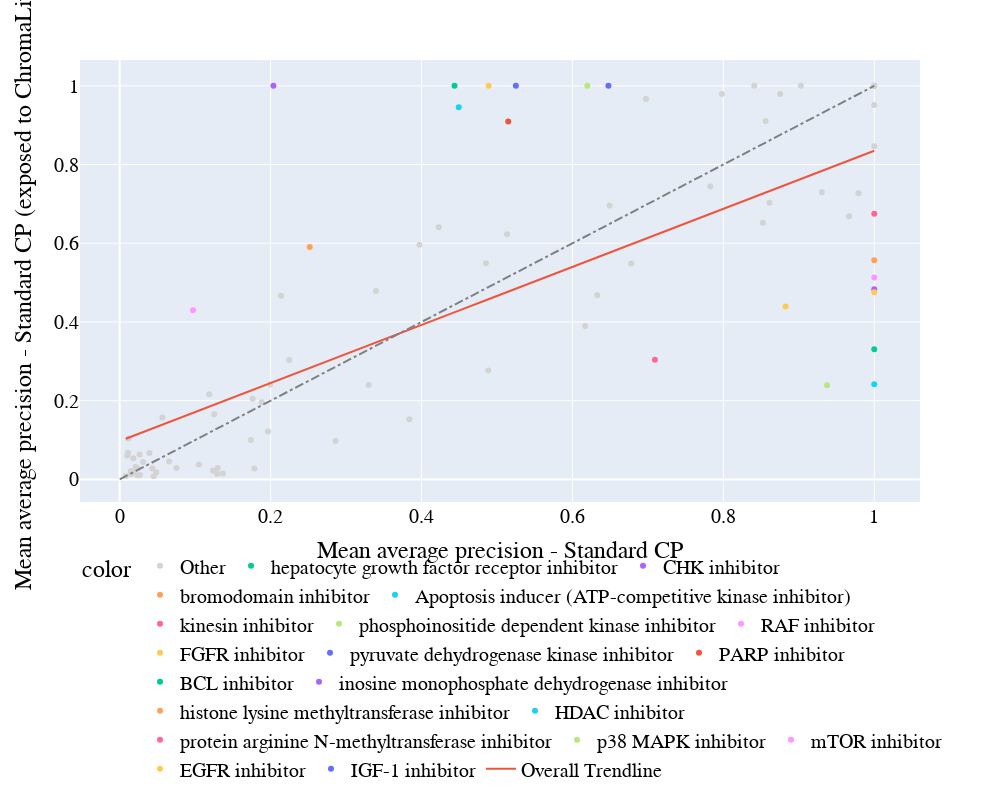

The cell this chart's notebook holds for it:
### Markdown cell above
### Plot with trendline

### Code cell
scatter_plot_comparison_colorblack_trendline(df_treatment, col1='Standard CP', col2='Standard CP (exposed to ChromaLive)')

### Figure 1 — Plotly figure (JSON) as saved in the notebook; plotly's stock layout.template omitted (floating-point values rounded to 4 significant figures)
{"data": [{"hovertemplate": "<b>%{hovertext}</b><br><br>color=Other<br>Mean average precision - Standard CP=%{x}<br>Mean average precision - Standard CP (exposed to ChromaLive)=%{y}<extra></extra>", "hovertext": ["tumor necrosis factor production inhibitor", "antihistamine", "acetylcholine receptor antagonist", "pyruvate dehydrogenase kinase inhibitor", "protein tyrosine kinase inhibitor", "antihistamine", "glycogen synthase kinase inhibitor", "histone lysine methyltransferase inhibitor", "tumor necrosis factor production inhibitor", "inosine monophosphate dehydrogenase inhibitor", "CDC inhibitor", "PARP inhibitor", "ubiquitin specific protease inhibitor", "glycogen synthase kinase inhibitor", "JAK inhibitor", "hepatocyte growth factor receptor inhibitor", "bromodomain inhibitor", "MEK inhibitor", "Aurora kinase inhibitor", "LXR agonist", "phospholipase inhibitor", "IGF-1 inhibitor", "tricyclic antidepressant", "histone lysine demethylase inhibitor", "phosphodiesterase inhibitor", "beta-catenin inhibitor", "JNK inhibitor", "LXR agonist", "DNA inhibitor", "Bcr-Abl kinase inhibitor", "AMPK inhibitor", "phospholipase inhibitor", "Aurora kinase inhibitor", "JAK inhibitor", "tricyclic antidepressant", "MEK inhibitor", "HDAC inhibitor", "BCL inhibitor", "phosphodiesterase inhibitor", "kinesin inhibitor", "CDK inhibitor", "CDC inhibitor", "RAF inhibitor", "protein tyrosine kinase inhibitor", "MAP kinase inhibitor", "ER stressor (SERCA inhibitor)", "Apoptosis inducer (transcription inhibitor)", "phosphoinositide dependent kinase inhibitor", "DNA inhibitor", "smoothened receptor agonist", "JNK inhibitor", "CHK inhibitor", "EGFR inhibitor", "androgen receptor modulator", "HMGCR inhibitor", "acetylcholine receptor antagonist", "HMGCR inhibitor", "protein arginine N-methyltransferase inhibitor", "Bcr-Abl kinase inhibitor", "MAP kinase inhibitor", "p38 MAPK inhibitor", "ubiquitin specific protease inhibitor", "beta-catenin inhibitor", "CDK inhibitor", "histone lysine demethylase inhibitor", "hypoxia inducible factor inhibitor", "androgen receptor modulator", "mTOR inhibitor", "smoothened receptor agonist", "hypoxia inducible factor inhibitor"], "legendgroup": "Other", "marker": {"color": "lightgrey", "symbol": "circle"}, "mode": "markers", "name": "Other", "orientation": "v", "showlegend": true, "type": "scatter", "x": [0.07519, 0.02338, 0.04336, 0.1254, 0.1738, 0.02117, 0.6975, 0.01549, 0.02384, 1, 1, 0.0269, 0.1236, 1, 0.1365, 0.04841, 1, 0.1993, 0.8753, 1, 0.01009, 0.9028, 0.01108, 0.06557, 0.1048, 0.01472, 0.01166, 0.3302, 0.04503, 0.8611, 0.1882, 0.9306, 0.4852, 0.1763, 0.01758, 0.6494, 0.5134, 0.4885, 0.008033, 0.6329, 0.7826, 0.1299, 0.9792, 0.03105, 0.01564, 1, 0.6779, 0.8561, 0.2139, 0.2248, 0.01541, 0.8524, 0.0565, 0.01817, 0.1291, 0.03949, 0.01502, 0.1965, 0.3972, 0.3397, 0.2862, 0.1187, 0.9667, 0.4227, 0.798, 0.02632, 0.1785, 0.8409, 0.3839, 0.6169], "xaxis": "x", "y": [0.02884, 0.0105, 0.02775, 0.1653, 0.1002, 0.03173, 0.9667, 0.01959, 0.02832, 1, 1, 0.01139, 0.02226, 0.8468, 0.0153, 0.01792, 1, 0.2409, 0.9792, 1, 0.06049, 1, 0.06782, 0.04519, 0.03807, 0.02088, 0.104, 0.2396, 0.008261, 0.7028, 0.1962, 0.7298, 0.5494, 0.2052, 0.01861, 0.6961, 0.6228, 0.2769, 0.008682, 0.4677, 0.7444, 0.02928, 0.7269, 0.04417, 0.01681, 0.9514, 0.5489, 0.9107, 0.4667, 0.3032, 0.01935, 0.6519, 0.1576, 0.05366, 0.01376, 0.06735, 0.01331, 0.1216, 0.5965, 0.479, 0.09753, 0.2164, 0.6686, 0.6406, 0.9792, 0.06334, 0.0274, 1, 0.1531, 0.3901], "yaxis": "y"}, {"hovertemplate": "<b>%{hovertext}</b><br><br>color=hepatocyte growth factor receptor inhibitor<br>Mean average precision - Standard CP=%{x}<br>Mean average precision - Standard CP (exposed to ChromaLive)=%{y}<extra></extra>", "hovertext": ["hepatocyte growth factor receptor inhibitor"], "legendgroup": "hepatocyte growth factor receptor inhibitor", "marker": {"color": "#00cc96", "symbol": "circle"}, "mode": "markers", "name": "hepatocyte growth factor receptor inhibitor", "orientation": "v", "showlegend": true, "type": "scatter", "x": [0.4438], "xaxis": "x", "y": [1], "yaxis": "y"}, {"hovertemplate": "<b>%{hovertext}</b><br><br>color=CHK inhibitor<br>Mean average precision - Standard CP=%{x}<br>Mean average precision - Standard CP (exposed to ChromaLive)=%{y}<extra></extra>", "hovertext": ["CHK inhibitor"], "legendgroup": "CHK inhibitor", "marker": {"color": "#ab63fa", "symbol": "circle"}, "mode": "markers", "name": "CHK inhibitor", "orientation": "v", "showlegend": true, "type": "scatter", "x": [1], "xaxis": "x", "y": [0.483], "yaxis": "y"}, {"hovertemplate": "<b>%{hovertext}</b><br><br>color=bromodomain inhibitor<br>Mean average precision - Standard CP=%{x}<br>Mean average precision - Standard CP (exposed to ChromaLive)=%{y}<extra></extra>", "hovertext": ["bromodomain inhibitor"], "legendgroup": "bromodomain inhibitor", "marker": {"color": "#FFA15A", "symbol": "circle"}, "mode": "markers", "name": "bromodomain inhibitor", "orientation": "v", "showlegend": true, "type": "scatter", "x": [0.2519], "xaxis": "x", "y": [0.5904], "yaxis": "y"}, {"hovertemplate": "<b>%{hovertext}</b><br><br>color=Apoptosis inducer (ATP-competitive kinase inhibitor)<br>Mean average precision - Standard CP=%{x}<br>Mean average precision - Standard CP (exposed to ChromaLive)=%{y}<extra></extra>", "hovertext": ["Apoptosis inducer (ATP-competitive kinase inhibitor)"], "legendgroup": "Apoptosis inducer (ATP-competitive kinase inhibitor)", "marker": {"color": "#19d3f3", "symbol": "circle"}, "mode": "markers", "name": "Apoptosis inducer (ATP-competitive kinase inhibitor)", "orientation": "v", "showlegend": true, "type": "scatter", "x": [1], "xaxis": "x", "y": [0.242], "yaxis": "y"}, {"hovertemplate": "<b>%{hovertext}</b><br><br>color=kinesin inhibitor<br>Mean average precision - Standard CP=%{x}<br>Mean average precision - Standard CP (exposed to ChromaLive)=%{y}<extra></extra>", "hovertext": ["kinesin inhibitor"], "legendgroup": "kinesin inhibitor", "marker": {"color": "#FF6692", "symbol": "circle"}, "mode": "markers", "name": "kinesin inhibitor", "orientation": "v", "showlegend": true, "type": "scatter", "x": [1], "xaxis": "x", "y": [0.6748], "yaxis": "y"}, {"hovertemplate": "<b>%{hovertext}</b><br><br>color=phosphoinositide dependent kinase inhibitor<br>Mean average precision - Standard CP=%{x}<br>Mean average precision - Standard CP (exposed to ChromaLive)=%{y}<extra></extra>", "hovertext": ["phosphoinositide dependent kinase inhibitor"], "legendgroup": "phosphoinositide dependent kinase inhibitor", "marker": {"color": "#B6E880", "symbol": "circle"}, "mode": "markers", "name": "phosphoinositide dependent kinase inhibitor", "orientation": "v", "showlegend": true, "type": "scatter", "x": [0.6198], "xaxis": "x", "y": [1], "yaxis": "y"}, {"hovertemplate": "<b>%{hovertext}</b><br><br>color=RAF inhibitor<br>Mean average precision - Standard CP=%{x}<br>Mean average precision - Standard CP (exposed to ChromaLive)=%{y}<extra></extra>", "hovertext": ["RAF inhibitor"], "legendgroup": "RAF inhibitor", "marker": {"color": "#FF97FF", "symbol": "circle"}, "mode": "markers", "name": "RAF inhibitor", "orientation": "v", "showlegend": true, "type": "scatter", "x": [0.09717], "xaxis": "x", "y": [0.43], "yaxis": "y"}, {"hovertemplate": "<b>%{hovertext}</b><br><br>color=FGFR inhibitor<br>Mean average precision - Standard CP=%{x}<br>Mean average precision - Standard CP (exposed to ChromaLive)=%{y}<extra></extra>", "hovertext": ["FGFR inhibitor", "FGFR inhibitor"], "legendgroup": "FGFR inhibitor", "marker": {"color": "#FECB52", "symbol": "circle"}, "mode": "markers", "name": "FGFR inhibitor", "orientation": "v", "showlegend": true, "type": "scatter", "x": [0.8824, 0.489], "xaxis": "x", "y": [0.4394, 1], "yaxis": "y"}, {"hovertemplate": "<b>%{hovertext}</b><br><br>color=pyruvate dehydrogenase kinase inhibitor<br>Mean average precision - Standard CP=%{x}<br>Mean average precision - Standard CP (exposed to ChromaLive)=%{y}<extra></extra>", "hovertext": ["pyruvate dehydrogenase kinase inhibitor"], "legendgroup": "pyruvate dehydrogenase kinase inhibitor", "marker": {"color": "#636efa", "symbol": "circle"}, "mode": "markers", "name": "pyruvate dehydrogenase kinase inhibitor", "orientation": "v", "showlegend": true, "type": "scatter", "x": [0.525], "xaxis": "x", "y": [1], "yaxis": "y"}, {"hovertemplate": "<b>%{hovertext}</b><br><br>color=PARP inhibitor<br>Mean average precision - Standard CP=%{x}<br>Mean average precision - Standard CP (exposed to ChromaLive)=%{y}<extra></extra>", "hovertext": ["PARP inhibitor"], "legendgroup": "PARP inhibitor", "marker": {"color": "#EF553B", "symbol": "circle"}, "mode": "markers", "name": "PARP inhibitor", "orientation": "v", "showlegend": true, "type": "scatter", "x": [0.5149], "xaxis": "x", "y": [0.9097], "yaxis": "y"}, {"hovertemplate": "<b>%{hovertext}</b><br><br>color=BCL inhibitor<br>Mean average precision - Standard CP=%{x}<br>Mean average precision - Standard CP (exposed to ChromaLive)=%{y}<extra></extra>", "hovertext": ["BCL inhibitor"], "legendgroup": "BCL inhibitor", "marker": {"color": "#00cc96", "symbol": "circle"}, "mode": "markers", "name": "BCL inhibitor", "orientation": "v", "showlegend": true, "type": "scatter", "x": [1], "xaxis": "x", "y": [0.3306], "yaxis": "y"}, {"hovertemplate": "<b>%{hovertext}</b><br><br>color=inosine monophosphate dehydrogenase inhibitor<br>Mean average precision - Standard CP=%{x}<br>Mean average precision - Standard CP (exposed to ChromaLive)=%{y}<extra></extra>", "hovertext": ["inosine monophosphate dehydrogenase inhibitor"], "legendgroup": "inosine monophosphate dehydrogenase inhibitor", "marker": {"color": "#ab63fa", "symbol": "circle"}, "mode": "markers", "name": "inosine monophosphate dehydrogenase inhibitor", "orientation": "v", "showlegend": true, "type": "scatter", "x": [0.2037], "xaxis": "x", "y": [1], "yaxis": "y"}, {"hovertemplate": "<b>%{hovertext}</b><br><br>color=histone lysine methyltransferase inhibitor<br>Mean average precision - Standard CP=%{x}<br>Mean average precision - Standard CP (exposed to ChromaLive)=%{y}<extra></extra>", "hovertext": ["histone lysine methyltransferase inhibitor"], "legendgroup": "histone lysine methyltransferase inhibitor", "marker": {"color": "#FFA15A", "symbol": "circle"}, "mode": "markers", "name": "histone lysine methyltransferase inhibitor", "orientation": "v", "showlegend": true, "type": "scatter", "x": [1], "xaxis": "x", "y": [0.5568], "yaxis": "y"}, {"hovertemplate": "<b>%{hovertext}</b><br><br>color=HDAC inhibitor<br>Mean average precision - Standard CP=%{x}<br>Mean average precision - Standard CP (exposed to ChromaLive)=%{y}<extra></extra>", "hovertext": ["HDAC inhibitor"], "legendgroup": "HDAC inhibitor", "marker": {"color": "#19d3f3", "symbol": "circle"}, "mode": "markers", "name": "HDAC inhibitor", "orientation": "v", "showlegend": true, "type": "scatter", "x": [0.4494], "xaxis": "x", "y": [0.9458], "yaxis": "y"}, {"hovertemplate": "<b>%{hovertext}</b><br><br>color=protein arginine N-methyltransferase inhibitor<br>Mean average precision - Standard CP=%{x}<br>Mean average precision - Standard CP (exposed to ChromaLive)=%{y}<extra></extra>", "hovertext": ["protein arginine N-methyltransferase inhibitor"], "legendgroup": "protein arginine N-methyltransferase inhibitor", "marker": {"color": "#FF6692", "symbol": "circle"}, "mode": "markers", "name": "protein arginine N-methyltransferase inhibitor", "orientation": "v", "showlegend": true, "type": "scatter", "x": [0.7093], "xaxis": "x", "y": [0.304], "yaxis": "y"}, {"hovertemplate": "<b>%{hovertext}</b><br><br>color=p38 MAPK inhibitor<br>Mean average precision - Standard CP=%{x}<br>Mean average precision - Standard CP (exposed to ChromaLive)=%{y}<extra></extra>", "hovertext": ["p38 MAPK inhibitor"], "legendgroup": "p38 MAPK inhibitor", "marker": {"color": "#B6E880", "symbol": "circle"}, "mode": "markers", "name": "p38 MAPK inhibitor", "orientation": "v", "showlegend": true, "type": "scatter", "x": [0.9375], "xaxis": "x", "y": [0.2392], "yaxis": "y"}, {"hovertemplate": "<b>%{hovertext}</b><br><br>color=mTOR inhibitor<br>Mean average precision - Standard CP=%{x}<br>Mean average precision - Standard CP (exposed to ChromaLive)=%{y}<extra></extra>", "hovertext": ["mTOR inhibitor"], "legendgroup": "mTOR inhibitor", "marker": {"color": "#FF97FF", "symbol": "circle"}, "mode": "markers", "name": "mTOR inhibitor", "orientation": "v", "showlegend": true, "type": "scatter", "x": [1], "xaxis": "x", "y": [0.5132], "yaxis": "y"}, {"hovertemplate": "<b>%{hovertext}</b><br><br>color=EGFR inhibitor<br>Mean average precision - Standard CP=%{x}<br>Mean average precision - Standard CP (exposed to ChromaLive)=%{y}<extra></extra>", "hovertext": ["EGFR inhibitor"], "legendgroup": "EGFR inhibitor", "marker": {"color": "#FECB52", "symbol": "circle"}, "mode": "markers", "name": "EGFR inhibitor", "orientation": "v", "showlegend": true, "type": "scatter", "x": [1], "xaxis": "x", "y": [0.4753], "yaxis": "y"}, {"hovertemplate": "<b>%{hovertext}</b><br><br>color=IGF-1 inhibitor<br>Mean average precision - Standard CP=%{x}<br>Mean average precision - Standard CP (exposed to ChromaLive)=%{y}<extra></extra>", "hovertext": ["IGF-1 inhibitor"], "legendgroup": "IGF-1 inhibitor", "marker": {"color": "#636efa", "symbol": "circle"}, "mode": "markers", "name": "IGF-1 inhibitor", "orientation": "v", "showlegend": true, "type": "scatter", "x": [0.6477], "xaxis": "x", "y": [1], "yaxis": "y"}, {"hovertemplate": "<b>OLS trendline</b><br>y = 0.737618 * x + 0.0974251<br>R<sup>2</sup>=0.559617<br><br>Mean average precision - Standard CP=%{x}<br>Mean average precision - Standard CP (exposed to ChromaLive)=%{y} <b>(trend)</b><extra></extra>", "legendgroup": "Overall Trendline", "line": {"color": "#EF553B"}, "mode": "lines", "name": "Overall Trendline", "showlegend": true, "type": "scatter", "x": [0.008033, 0.01009, 0.01108, 0.01166, 0.01472, 0.01502, 0.01541, 0.01549, 0.01564, 0.01758, 0.01817, 0.02117, 0.02338, 0.02384, 0.02632, 0.0269, 0.03105, 0.03949, 0.04336, 0.04503, 0.04841, 0.0565, 0.06557, 0.07519, 0.09717, 0.1048, 0.1187, 0.1236, 0.1254, 0.1291, 0.1299, 0.1365, 0.1738, 0.1763, 0.1785, 0.1882, 0.1965, 0.1993, 0.2037, 0.2139, 0.2248, 0.2519, 0.2862, 0.3302, 0.3397, 0.3839, 0.3972, 0.4227, 0.4438, 0.4494, 0.4852, 0.4885, 0.489, 0.5134, 0.5149, 0.525, 0.6169, 0.6198, 0.6329, 0.6477, 0.6494, 0.6779, 0.6975, 0.7093, 0.7826, 0.798, 0.8409, 0.8524, 0.8561, 0.8611, 0.8753, 0.8824, 0.9028, 0.9306, 0.9375, 0.9667, 0.9792, 1, 1, 1, 1, 1, 1, 1, 1, 1, 1, 1, 1, 1], "xaxis": "x", "y": [0.1034, 0.1049, 0.1056, 0.106, 0.1083, 0.1085, 0.1088, 0.1089, 0.109, 0.1104, 0.1108, 0.113, 0.1147, 0.115, 0.1168, 0.1173, 0.1203, 0.1266, 0.1294, 0.1306, 0.1331, 0.1391, 0.1458, 0.1529, 0.1691, 0.1748, 0.185, 0.1886, 0.1899, 0.1927, 0.1932, 0.1981, 0.2256, 0.2275, 0.2291, 0.2363, 0.2424, 0.2444, 0.2477, 0.2552, 0.2633, 0.2832, 0.3085, 0.341, 0.348, 0.3806, 0.3904, 0.4092, 0.4247, 0.4289, 0.4553, 0.4577, 0.4581, 0.4761, 0.4773, 0.4847, 0.5524, 0.5546, 0.5643, 0.5752, 0.5764, 0.5975, 0.6119, 0.6206, 0.6747, 0.6861, 0.7177, 0.7262, 0.7289, 0.7326, 0.7431, 0.7483, 0.7633, 0.7838, 0.7889, 0.8105, 0.8197, 0.835, 0.835, 0.835, 0.835, 0.835, 0.835, 0.835, 0.835, 0.835, 0.835, 0.835, 0.835, 0.835], "yaxis": "y"}], "layout": {"font": {"color": "Black", "family": "sans serif", "size": 20}, "height": 800, "legend": {"orientation": "h", "title": {"text": "color"}, "tracegroupgap": 0}, "margin": {"t": 60}, "shapes": [{"line": {"color": "grey", "dash": "dashdot"}, "type": "line", "x0": 0, "x1": 1, "y0": 0, "y1": 1}], "width": 1000, "xaxis": {"anchor": "y", "domain": [0, 1], "title": {"text": "Mean average precision - Standard CP"}}, "yaxis": {"anchor": "x", "domain": [0, 1], "title": {"text": "Mean average precision - Standard CP (exposed to ChromaLive)"}}}}
